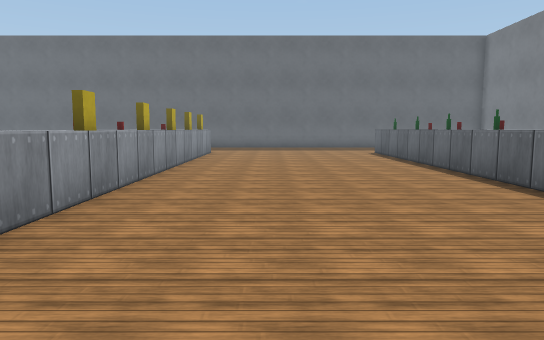
view 1 (above)

19 first-person views from a walk through a Webots world. The camera is 0.5 m above the floor, tilts 6° down and sees 70° across. The floor is counted in squares, 0.5 m on a side. Each view is taken from the middle of a square. On the plan, view 1 faces up. The plan holds only what a view shows up to about 13 squares ahead; the rest is blank. Robots are left out. Simple shapes and patterns stand in for the simulator's stock objects.

view 2
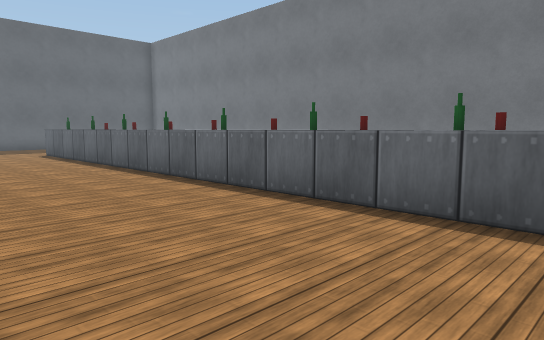

view 3
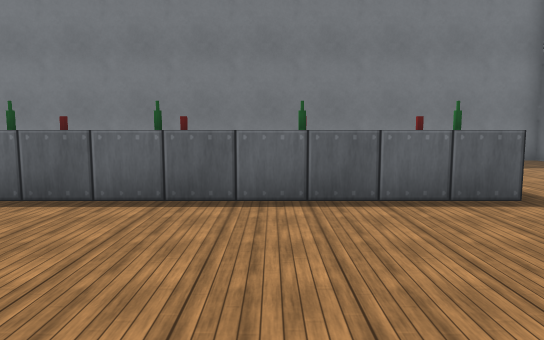

view 4
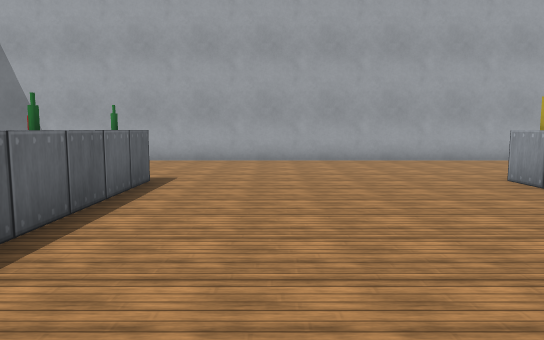

view 5
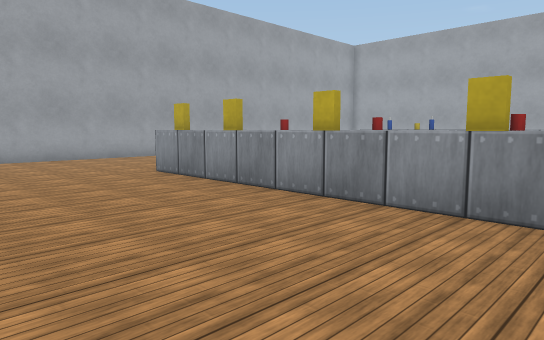

view 6
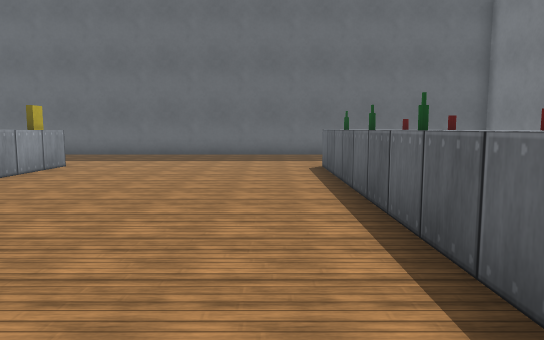

view 7
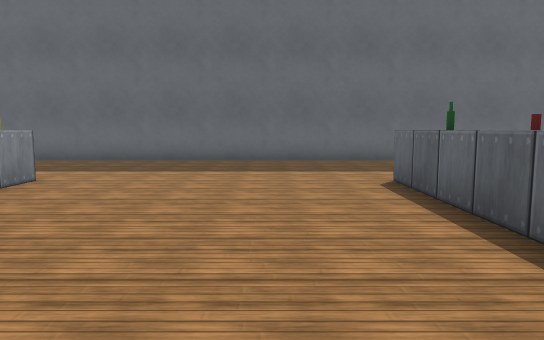

view 8
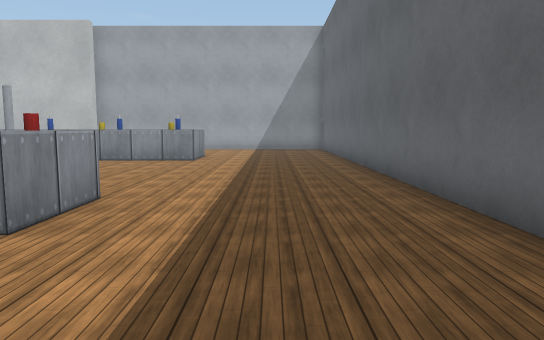

view 9
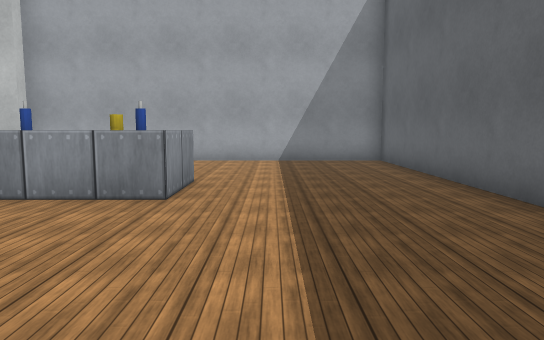

view 10
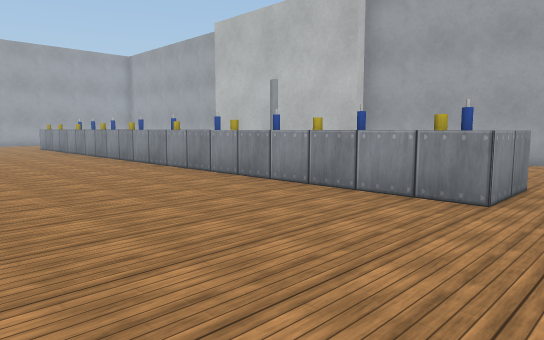

view 11
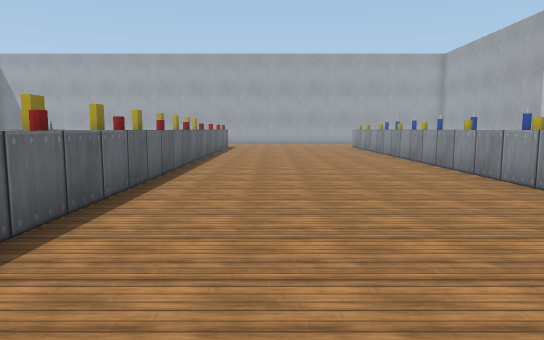

view 12
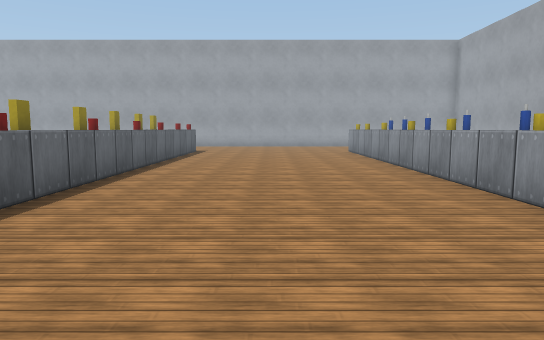

view 13
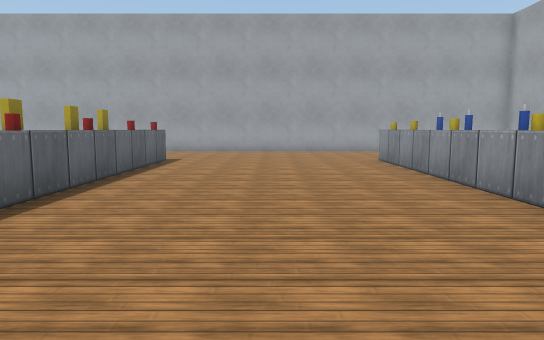

view 14
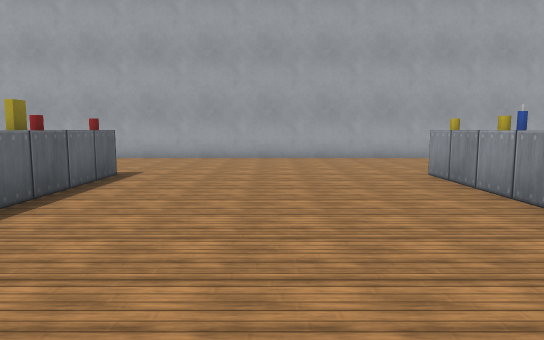

view 15
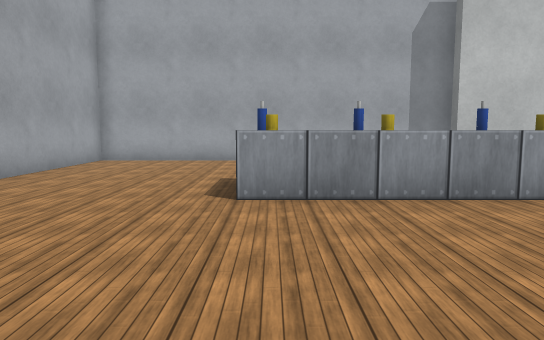

view 16
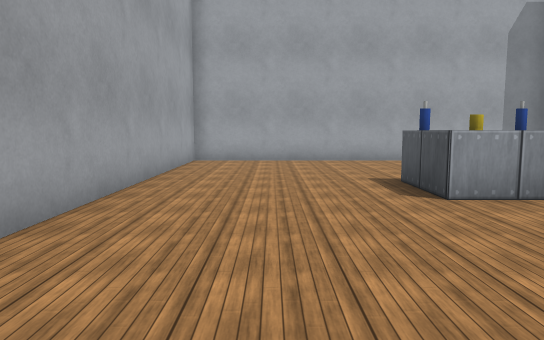

view 17
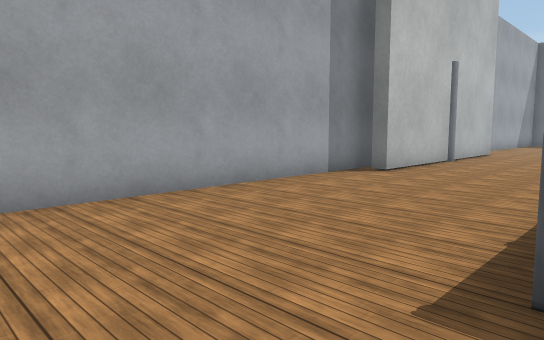

view 18
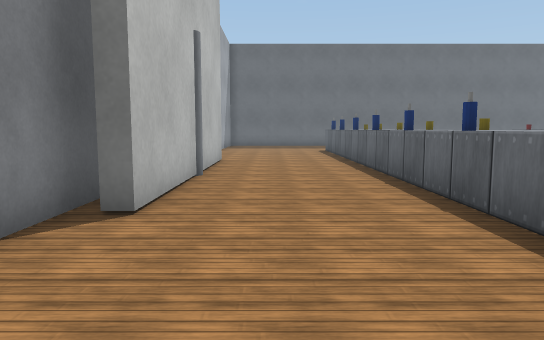

view 19
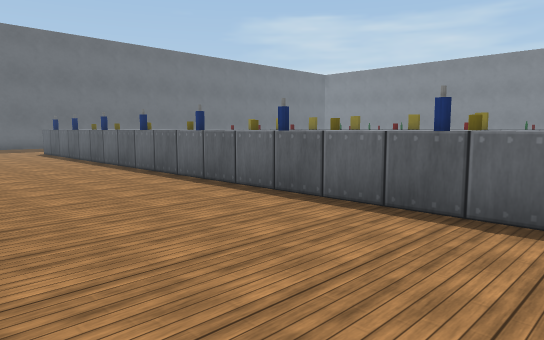

### Floor plan
Points are (right, up) in squares from view 1. A wall is a line through its corners. A room is listed if a view was taken in it or the views show most of it. See-through windows are left out.
Room 1 (views 1, 2, 3, 4, 5, 6, 7, 8, 9, 10, 11, 12, 13, 14, 15, 16, 17, 18, 19)
walls: (-18.5, 3.6) (-18.5, -8.5) (-9.5, -8.5); (-6.6, -8.5) (11.5, -8.5) (11.5, 8.8); (11.5, 18.2) (11.5, 19.4); (10.8, 21.5) (-18.5, 21.5) (-18.5, 10.1)
low walls: (4.4, -2.5) (4.4, 16.5)
objects: blank board (-18, 3) to (-18, 10); bottle (-13, -3); bottle (-13, -1); grey box (-13, 0) to (-12, 0); bottle (-13, 1); grey box (-13, 2) to (-12, 3); bottle (-13, 3) to (-13, 4); grey box (-13, 5) to (-12, 5); bottle (-13, 6); grey box (-13, 7) to (-12, 10); bottle (-13, 8); other object (-13, 11); grey box (-13, 12) to (-12, 12); bottle (-13, 13); bottle (-13, 16); jar (-12, -3); grey box (-12, -2); jar (-12, -1); jar (-12, 1); jar (-12, 4); other object (-12, 6); jar (-12, 9); other object (-12, 11); other object (-12, 13); grey box (-12, 14) to (-12, 15); jar (-12, 16); other object (-4, -3); grey box (-4, -2) to (-3, -2); jar (-4, -1); grey box (-4, 0) to (-3, 0); other object (-4, 1); grey box (-4, 2) to (-3, 3); jar (-4, 4); grey box (-4, 5) to (-3, 5); other object (-4, 6); grey box (-4, 7) to (-3, 8); other object (-4, 9); grey box (-4, 10) to (-3, 10); other object (-4, 11); grey box (-4, 12) to (-3, 13); jar (-4, 14); grey box (-4, 15) to (-3, 15); jar (-4, 16); cereal box (-3, -3); cereal box (-3, -1); cereal box (-3, 1); cereal box (-3, 3) to (-3, 4); cereal box (-3, 6); cereal box (-3, 9); cereal box (-3, 11); cereal box (-3, 16); bottle (5, -3); bottle (5, 0); bottle (5, 2); bottle (5, 4); other object (5, 6); other object (5, 8); bottle (5, 10); other object (5, 13); bottle (5, 15); other object (6, -3); other object (6, -1); drink can (6, 2); other object (6, 4); other object (6, 6); other object (6, 8); other object (6, 10); other object (6, 13); drink can (6, 15)

Where each view was taken, in squares from view 1:
view 1: 0 up, 0 right, facing up
view 2: 0 up, 0 right, facing up-right
view 3: 0 up, 1 left, facing right
view 4: 4 up, 2 right, facing down
view 5: 5 up, 2 right, facing down-left
view 6: 6 up, 3 right, facing up
view 7: 9 up, 2 right, facing up
view 8: 19 up, 1 right, facing left
view 9: 18 up, 6 left, facing left
view 10: 18 up, 6 left, facing down-left
view 11: 18 up, 7 left, facing down
view 12: 14 up, 8 left, facing down
view 13: 9 up, 8 left, facing down
view 14: 5 up, 8 left, facing down
view 15: 3 down, 6 left, facing left
view 16: 6 down, 6 left, facing left
view 17: 6 down, 13 left, facing up-left
view 18: 2 down, 16 left, facing up
view 19: 1 down, 18 left, facing up-right
